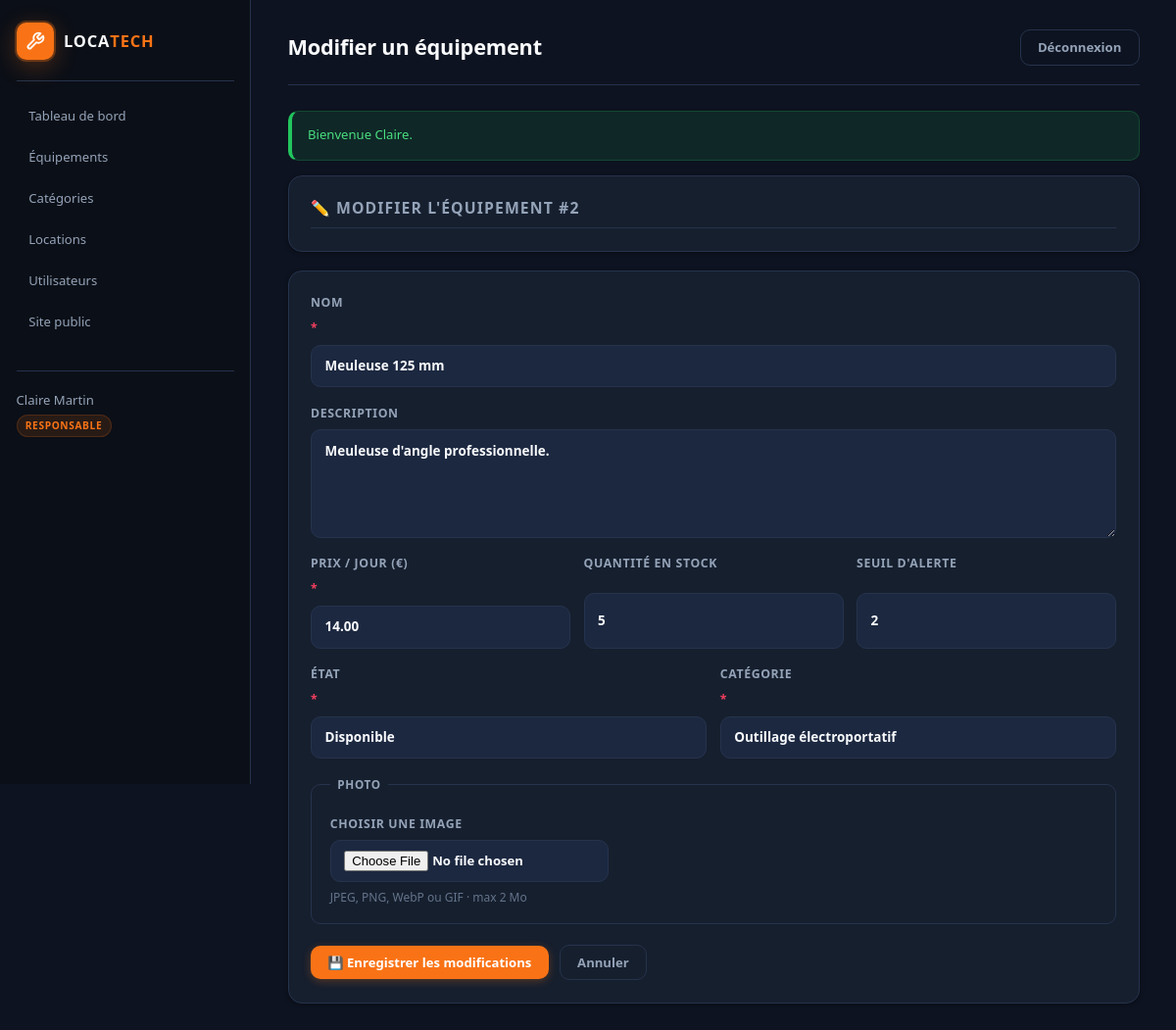
Screenshot of /admin/equipement/edit/2 (signed in) with the database file from the repository.
### tables this page shows
CREATE TABLE equipement (
    id INT UNSIGNED AUTO_INCREMENT PRIMARY KEY,
    nom VARCHAR(150) NOT NULL,
    description TEXT NULL,
    prix_jour DECIMAL(10,2) NOT NULL,
    quantite_stock INT NOT NULL DEFAULT 0,
    seuil_alerte INT NOT NULL DEFAULT 1,
    etat ENUM('disponible', 'en location', 'en maintenance', 'endommagé') NOT NULL DEFAULT 'disponible',
    categorie_id INT UNSIGNED NOT NULL,
    photo VARCHAR(255) NULL DEFAULT NULL,
    CONSTRAINT fk_equipement_categorie
        FOREIGN KEY (categorie_id) REFERENCES categorie(id)
        ON UPDATE CASCADE
        ON DELETE RESTRICT
);

CREATE TABLE categorie (
    id INT UNSIGNED AUTO_INCREMENT PRIMARY KEY,
    nom VARCHAR(100) NOT NULL,
    description TEXT NULL
);

### config/helpers.php (called while the page is built, shortened)
<?php
function url(string $path = ''): string
{
    $path = ltrim($path, '/');
    return BASE_URL . '/' . $path;
}
function view(string $path, array $data = []): void
{
    extract($data, EXTR_SKIP);
    $file = APP_ROOT . DIRECTORY_SEPARATOR . 'views' . DIRECTORY_SEPARATOR . str_replace('/', DIRECTORY_SEPARATOR, $path) . '.php';
    require $file;
}
function e(?string $value): string
{
    return htmlspecialchars((string) $value, ENT_QUOTES, 'UTF-8');
}
function etat_label(string $etat): string
{
    $labels = [
        'disponible'     => 'Disponible',
        'en location'    => 'En location',
        'en maintenance' => 'En maintenance',
        'endommage'      => 'Endommagé',
    ];
    return $labels[$etat] ?? ucfirst($etat);
}

### controllers/EquipementController.php (called while the page is built, shortened)
<?php
class EquipementController
{
    private Equipement $equipement;
    private Categorie  $categorie;
    public function __construct()
    {
        $this->equipement = new Equipement();
        $this->categorie  = new Categorie();
    }
    public function adminForm(?int $id = null): void
    {
        $item = $id ? $this->equipement->findById($id) : null;
        view('back/equipement_form', [
            'equipement' => $item,
            'categories' => $this->categorie->findAll(),
        ]);
    }
}

### config/autoload.php (called while the page is built, shortened)
<?php
spl_autoload_register(function (string $class): void {
    $directories = [
        APP_ROOT . DIRECTORY_SEPARATOR . 'models',
        APP_ROOT . DIRECTORY_SEPARATOR . 'controllers',
        APP_ROOT . DIRECTORY_SEPARATOR . 'config',
    ];
    foreach ($directories as $directory) {
        $file = $directory . DIRECTORY_SEPARATOR . $class . '.php';
        if (is_file($file)) {
            return;
        }
    }
});

### config/Database.php (called while the page is built, shortened)
<?php
class Database
{
    private static ?PDO $instance = null;
    public static function getConnection(): PDO
    {
        if (self::$instance === null) {
            $dsn = sprintf(
                'mysql:host=%s;port=%s;dbname=%s;charset=%s',
                DB_HOST,
                DB_PORT,
                DB_NAME,
                DB_CHARSET
            );
            $options = [
                PDO::ATTR_ERRMODE => PDO::ERRMODE_EXCEPTION,
                PDO::ATTR_DEFAULT_FETCH_MODE => PDO::FETCH_ASSOC,
                PDO::ATTR_EMULATE_PREPARES => false,
                PDO::MYSQL_ATTR_INIT_COMMAND => 'SET NAMES utf8mb4 COLLATE utf8mb4_unicode_ci',
            ];
            try {
                self::$instance = new PDO($dsn, DB_USER, DB_PASS, $options);
            } catch (PDOException $e) {
                error_log('Database connection error: ' . $e->getMessage());
                throw new RuntimeException(
                    'Impossible de se connecter à la base de données. Vérifiez la configuration MySQL (location_db).'
                );
            }
        }
        return self::$instance;
    }
}

### models/Equipement.php (called while the page is built, shortened)
<?php
class Equipement
{
    private PDO $db;
    public function __construct(?PDO $pdo = null)
    {
        $this->db = $pdo ?? Database::getConnection();
    }
    public function findById(int $id): ?array
    {
        $stmt = $this->db->prepare(
            'SELECT e.*, c.nom AS categorie_nom, c.description AS categorie_description
             FROM equipement e
             INNER JOIN categorie c ON c.id = e.categorie_id
             WHERE e.id = :id'
        );
        $stmt->execute(['id' => $id]);
        $row = $stmt->fetch();
        return $row ?: null;
    }
}

### models/Categorie.php (called while the page is built, shortened)
<?php
class Categorie
{
    private PDO $db;
    public function __construct(?PDO $pdo = null)
    {
        $this->db = $pdo ?? Database::getConnection();
    }
    public function findAll(): array
    {
        $stmt = $this->db->query(
            'SELECT c.*, COUNT(e.id) AS nb_equipements
             FROM categorie c
             LEFT JOIN equipement e ON e.categorie_id = c.id
             GROUP BY c.id
             ORDER BY c.nom'
        );
        return $stmt->fetchAll();
    }
}

### views/back/equipement_form.php (the view, shortened to what this page needs)
<?php
$isEdit = ($equipement !== null);
require APP_ROOT . '/views/layout/admin_header.php';
?>
<div class="panel" style="margin-bottom:1.25rem">
    <h2 style="font-size:1.05rem;margin:0">
        <?= $isEdit
            ? '✏️ Modifier l\'équipement #' . (int) $equipement['id']
            : '➕ Ajouter un nouvel équipement' ?>
    </h2>
</div>
<form method="post"
      action="<?= e(url('admin/equipement/save')) ?>"
      class="form panel"
      enctype="multipart/form-data">
    <label>
        Nom <span style="color:var(--bad)">*</span>
        <input type="text"
               name="nom"
               value="<?= e($equipement['nom'] ?? '') ?>"
               required
               maxlength="150"
               placeholder="Ex : Perceuse percussion 18V">
    </label>
    <label>
        Description
        <textarea name="description"
                  rows="4"
                  placeholder="Caractéristiques, accessoires inclus…"><?= e($equipement['description'] ?? '') ?></textarea>
    </label>
    <div class="form-row">
        <label>
            Prix / jour (€) <span style="color:var(--bad)">*</span>
            <input type="number"
                   name="prix_jour"
                   value="<?= e($equipement['prix_jour'] ?? '') ?>"
                   step="0.01"
                   min="0.01"
                   required
                   placeholder="0.00">
        </label>
        <label>
            Quantité en stock
            <input type="number"
                   name="quantite_stock"
                   value="<?= (int) ($equipement['quantite_stock'] ?? 0) ?>"
                   min="0"
                   required>
        </label>
        <label>
            Seuil d'alerte
            <input type="number"
                   name="seuil_alerte"
                   value="<?= (int) ($equipement['seuil_alerte'] ?? 1) ?>"
                   min="0"
                   required>
        </label>
    </div>
    <div class="form-row">
        <label>
            État <span style="color:var(--bad)">*</span>
            <select name="etat" required>
                <?php foreach (EQUIPEMENT_ETATS as $opt): ?>
                    <option value="<?= e($opt) ?>"
                        <?= (($equipement['etat'] ?? 'disponible') === $opt) ? 'selected' : '' ?>>
                        <?= e(etat_label($opt)) ?>
                    </option>
                <?php endforeach; ?>
            </select>
        </label>
        <label>
            Catégorie <span style="color:var(--bad)">*</span>
            <select name="categorie_id" required>
                <?php foreach ($categories as $cat): ?>
                    <option value="<?= (int) $cat['id'] ?>"
                        <?= ((int) ($equipement['categorie_id'] ?? 0) === (int) $cat['id']) ? 'selected' : '' ?>>
                        <?= e($cat['nom']) ?>
                    </option>
                <?php endforeach; ?>
            </select>
        </label>
    </div>
    <fieldset style="border:1px solid var(--line);border-radius:var(--radius-sm);padding:1.1rem 1.25rem">
        <legend style="padding:0 .5rem;font-size:.78rem;font-weight:700;
                        text-transform:uppercase;letter-spacing:.06em;color:var(--muted)">
            Photo
        </legend>
        <label style="display:inline-flex;flex-direction:column;gap:.4rem;
                       font-size:.82rem;font-weight:700;
                       text-transform:uppercase;letter-spacing:.05em;color:var(--muted);
                       cursor:pointer">
            <?= ($isEdit && !empty($equipement['photo'])) ? 'Remplacer par une nouvelle image' : 'Choisir une image' ?>
            <input type="file"
                   name="image"
                   id="image-upload"
                   accept="image/jpeg,image/png,image/webp,image/gif"
                   style="font-size:.875rem;color:var(--ink);cursor:pointer">
        </label>
        <p class="hint" style="margin-top:.4rem">JPEG, PNG, WebP ou GIF · max 2 Mo</p>
    </fieldset>
    <div style="display:flex;gap:.75rem;align-items:center;margin-top:.25rem;flex-wrap:wrap">
        <button class="btn btn-primary" type="submit">
            <?= $isEdit ? '💾 Enregistrer les modifications' : '➕ Ajouter l\'équipement' ?>
        </button>
        <a class="btn btn-ghost" href="<?= e(url('admin/equipements')) ?>">Annuler</a>
    </div>
</form>
<?php require APP_ROOT . '/views/layout/admin_footer.php'; ?>

### public/css/style.css (style rules this page uses)
:root { --bg: #0B0F17; --surface: #161F2E; --surface-raised:#1C2840; --surface-high: #243352; --orange: #F97316; --orange-dim: rgba(249,115,22,.12); --orange-glow: rgba(249,115,22,.30); --orange-hover: #EA6B0A; --indigo: #3B82F6; --indigo-dim: rgba(59,130,246,.12); --ink: #F8FAFC; --muted: #94A3B8; --muted-light: #64748B; --line: #26334D; --line-bright: #334466; --ok: #22C55E; --ok-bg: rgba(34,197,94,.12); --bad: #F43F5E; --bad-bg: rgba(244,63,94,.12); --warn: #F59E0B; --warn-bg: rgba(245,158,11,.12); --radius: 14px; --radius-sm: 10px; --radius-xs: 6px; --radius-full: 999px; --shadow-sm: 0 1px 4px rgba(0,0,0,.35); --shadow-md: 0 4px 16px rgba(0,0,0,.45); --shadow-lg: 0 8px 32px rgba(0,0,0,.55); --shadow-orange: 0 6px 24px var(--orange-glow); --ease: .18s ease; font-family: "Segoe UI", system-ui, -apple-system, sans-serif; font-size: 15px; }
*, *::before, *::after { box-sizing: border-box; margin: 0; padding: 0; }
body { background: var(--bg); color: var(--ink); line-height: 1.65; -webkit-font-smoothing: antialiased; min-height: 100vh; }
a { color: var(--orange); text-decoration: none; transition: color var(--ease); }
h1, h2, h3, h4 { color: var(--ink); font-weight: 700; line-height: 1.3; }
.btn { display: inline-flex; align-items: center; gap: 0.4rem; border: none; border-radius: var(--radius-sm); padding: 0.55rem 1.15rem; font: inherit; font-size: 0.875rem; font-weight: 600; cursor: pointer; text-decoration: none; white-space: nowrap; line-height: 1.4; transition: background var(--ease), box-shadow var(--ease), color var(--ease), border-color var(--ease), transform var(--ease); }
.btn-primary { background: var(--orange); color: #fff; box-shadow: 0 2px 8px var(--orange-glow); }
.btn-ghost { background: transparent; color: var(--muted); border: 1px solid var(--line); }
.card, .panel, .auth-box { background: var(--surface); border: 1px solid var(--line); border-radius: var(--radius); padding: 1.25rem; box-shadow: var(--shadow-sm); }
.form { display: grid; gap: 1.1rem; }
.form label { display: grid; gap: 0.4rem; font-size: 0.82rem; font-weight: 600; color: var(--muted); text-transform: uppercase; letter-spacing: 0.05em; }
.form input, .form select, .form textarea, .filters select, .filters input { width: 100%; padding: 0.65rem 0.9rem; border: 1.5px solid var(--line); border-radius: var(--radius-sm); font: inherit; font-size: 0.9rem; background: var(--surface-raised); color: var(--ink); outline: none; transition: border-color var(--ease), box-shadow var(--ease), background var(--ease); -webkit-appearance: none; }
.form select option { background: var(--surface-raised); color: var(--ink); }
.form input::placeholder, .form textarea::placeholder { color: var(--muted-light); }
.form textarea { resize: vertical; min-height: 90px; }
.form-row { display: grid; grid-template-columns: repeat(auto-fit, minmax(165px, 1fr)); gap: 0.9rem; }
.hint { color: var(--muted-light); font-size: 0.8rem; }
.back-office { background: #0D1320; min-height: 100vh; }
.panel { background: var(--surface); border: 1px solid var(--line); border-radius: var(--radius); padding: 1.5rem; box-shadow: var(--shadow-sm); }
.panel h2 { font-size: 0.875rem; font-weight: 700; text-transform: uppercase; letter-spacing: 0.07em; color: var(--muted); margin-bottom: 1rem; padding-bottom: 0.65rem; border-bottom: 1px solid var(--line); }

### rows the page displays
equipement: id "2", nom "Meuleuse 125 mm", description "Meuleuse d'angle professionnelle.", prix_jour "14.00", quantite_stock "5", seuil_alerte "2", categorie_id "Outillage électroportatif"

### other values shown
$user['prenom'] . ' ' . $user['nom'] "Claire Martin"
$user['role'] "RESPONSABLE"
$title "Modifier un équipement"
$success "Bienvenue Claire."
form field etat "Disponible"
